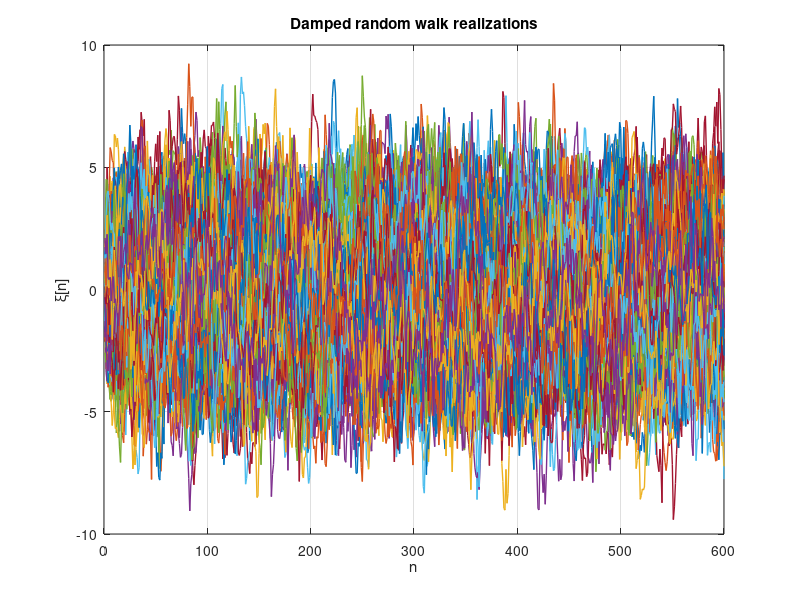
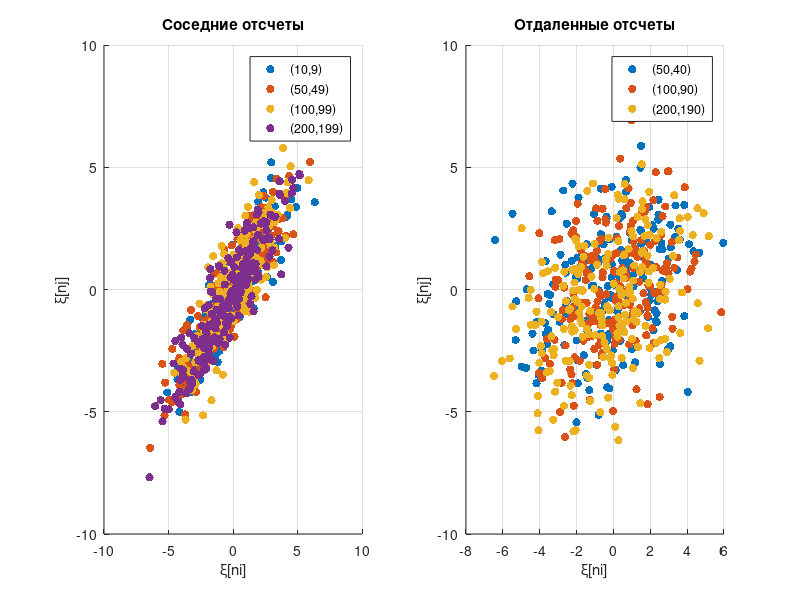
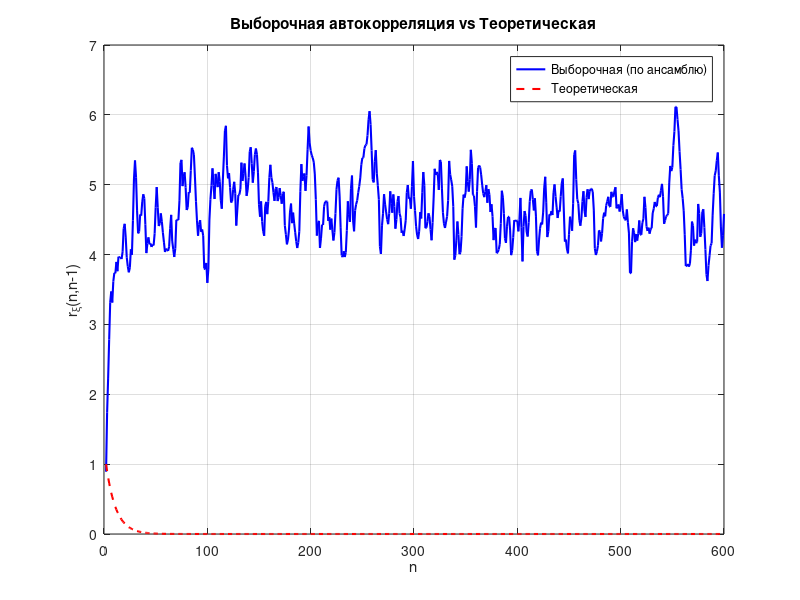

MATLAB code to generate these figures, in order:
%% define params
N = 600;
K = 200;
mu = 0;
sigma = 1;
a = 0.9;
l1 = 5; l2 = 50;

omega = mu + sigma*randn(N,K);
xi_matrix = zeros(N,K);
xi_matrix(1,:) = omega(1,:);

for n = 2:N
    xi_matrix(n,:) = a*xi_matrix(n-1,:) + omega(n,:);
end

figure;
plot(1:N, xi_matrix, 'LineWidth', 1);
xlabel('n');
ylabel('\xi[n]');
title('Damped random walk realizations');
grid on;

pairs1 = [10 9; 50 49; 100 99; 200 199];
pairs2 = [50 40; 100 90; 200 190];

colors = lines(max(size(pairs1,1), size(pairs2,1)));

figure;

subplot(1,2,1);
hold on;
for k = 1:size(pairs1,1)
    ni = pairs1(k,1);
    nj = pairs1(k,2);
    scatter(xi_matrix(ni,:), xi_matrix(nj,:), 36, colors(k,:), 'filled');
end
xlabel('\xi[ni]');
ylabel('\xi[nj]');
title('Соседние отсчеты');
grid on;
legend(arrayfun(@(k) sprintf('(%d,%d)',pairs1(k,1),pairs1(k,2)), 1:size(pairs1,1), 'UniformOutput', false));
hold off;

subplot(1,2,2);
hold on;
for k = 1:size(pairs2,1)
    ni = pairs2(k,1);
    nj = pairs2(k,2);
    scatter(xi_matrix(ni,:), xi_matrix(nj,:), 36, colors(k,:), 'filled');
end
xlabel('\xi[ni]');
ylabel('\xi[nj]');
title('Отдаленные отсчеты');
grid on;
legend(arrayfun(@(k) sprintf('(%d,%d)',pairs2(k,1),pairs2(k,2)), 1:size(pairs2,1), 'UniformOutput', false));
hold off;

r_empirical = zeros(N-1,1);
for n = 2:N
    r_empirical(n-1) = mean(xi_matrix(n,:) .* xi_matrix(n-1,:));
end

r_theoretical = (a.^(0:N-2)') * sigma^2;

figure;
plot(2:N, r_empirical, 'b', 'LineWidth', 1.5); hold on;
plot(2:N, r_theoretical, 'r--', 'LineWidth', 1.5);
xlabel('n');
ylabel('r_\xi(n,n-1)');
title('Выборочная автокорреляция vs Теоретическая');
legend('Выборочная (по ансамблю)','Теоретическая');
grid on;
